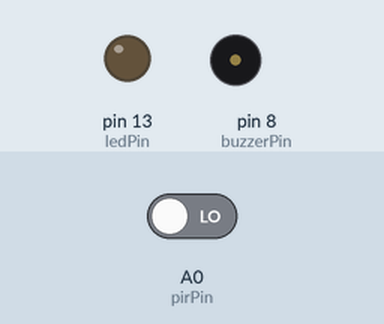
Recording of a sketch running on a simulated Arduino Uno, built with avr-gcc and run on an emulated ATmega328P. Parts: output pins drawn as LEDs (lit = HIGH), buzzer (waves = sounding). Dashed ring = blinking. The test bench sets the inputs (shaded band); at power-on: A0 (pirPin) LOW.

Above: at 1.2 s.
1.3 s: A0 (pirPin) driven HIGH
At 1.55 s:
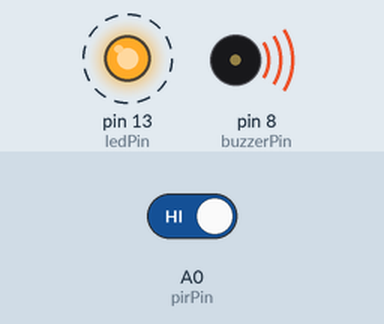
4.3 s: A0 (pirPin) driven LOW
At 4.3 s:
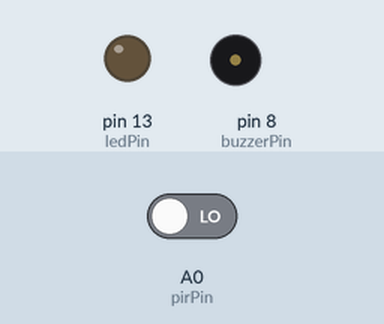
Timing chart, 0 to 7.3 s (numbered marks = the images above; inputs shaded):
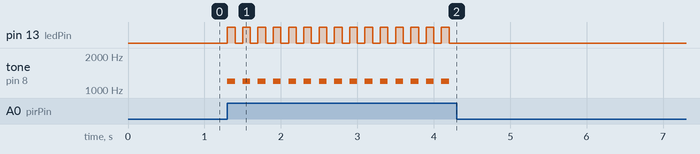

Measured:
- after the input at 1.3 s, pin 13 (ledPin): alternates HIGH for 0.10 s and LOW for 0.10 s, starting at once; tone on pin 8 (buzzerPin): alternates 1200 Hz for 0.10 s and silent for 0.10 s, starting at once
- after the input at 4.3 s, pin 13 (ledPin): stops changing and stays LOW; tone on pin 8 (buzzerPin): stops changing and stays silent

The sketch:

motion_detection.ino
```cpp
//HASSAN SHETTIMA LAWAN
//hassanshettima705@gmail.com
int buzzerPin = 8;                          //BUZZER INPUT PIN.
int ledPin = 13;                            //LED PIN.
int pirPin = A0;                            //MOTION SENSOR INPUT PIN.
int sensorValue = LOW;                      //DEFAULT SENSOR STATE.

void setup() {                              //INITIAL SETTINGS/ASSIGNMETN.
  pinMode(buzzerPin, OUTPUT);               //SET BUZZER AS OUTPUT.
  pinMode(ledPin, OUTPUT);                  //SET LED AS OUTPUT.
  pinMode(pirPin, INPUT);                   //SET PIR AS INPUT.
}
void loop() {                               //COMMAND TO BE REPEATED.
  sensorValue = digitalRead(pirPin);        //READ PIR INPUT PIN.
  if ( sensorValue == HIGH) {               //IF MOTION IS DETECTED.
    tone(buzzerPin, 1200);                  //BUZZ THE BUZZER.
    digitalWrite(ledPin, HIGH);             //ON LED.
    delay(100);                             //TIME DIFFERENCE BETWEEN HIGH(ON)& LOW(OFF).
    noTone(buzzerPin);                      //SILENT BUZZER.
    digitalWrite(ledPin, LOW);              //OFF LED.
    delay(100);                             //TIME DIFFERENCE BETWEEN HIGH(ON)& LOW(OFF).
  }
  else {                                    //IF NO MOTION IS DETECTED.
    noTone(buzzerPin);                      //SILENT THE BUZZER.
    digitalWrite(ledPin, LOW);              //OFF LED.
  }
}
```
